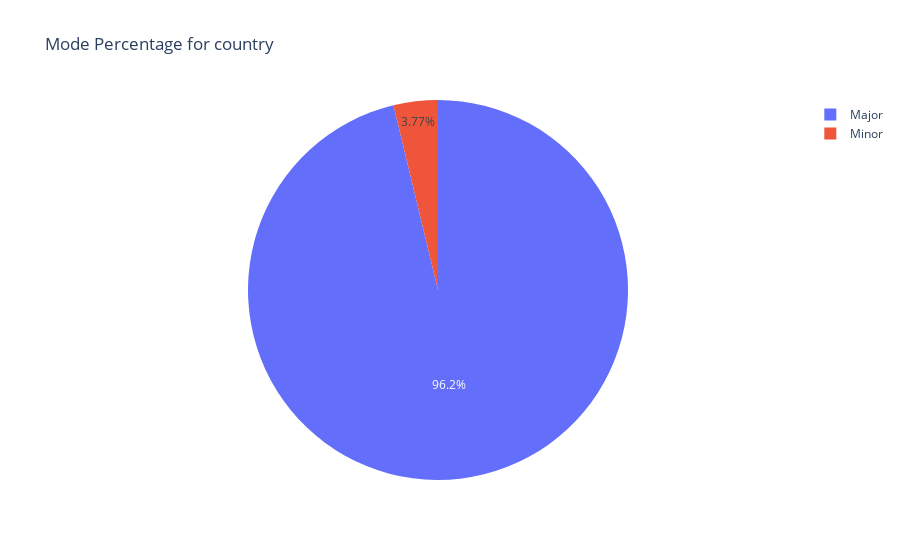

The notebook cell saved with this chart:
### Code cell
def plot_genre_percentage(genre):
    selected_data = mode_perc[mode_perc['main_genre'] == genre]
    
    if not selected_data.empty:
        fig = go.Figure(data=[go.Pie(labels=selected_data['type'], values=selected_data['percentage'])])
        fig.update_layout(title=f'Mode Percentage for {genre}')
        fig.show()
    else:
        print("Genre not found in the dataset")
plot_genre_percentage('country')

### Figure 1 — Plotly figure (JSON) as saved in the notebook; plotly's stock layout.template omitted (floating-point values rounded to 4 significant figures)
{"data": [{"labels": ["Major", "Minor"], "type": "pie", "values": [96.23, 3.77]}], "layout": {"autosize": true, "title": {"text": "Mode Percentage for country"}}}
